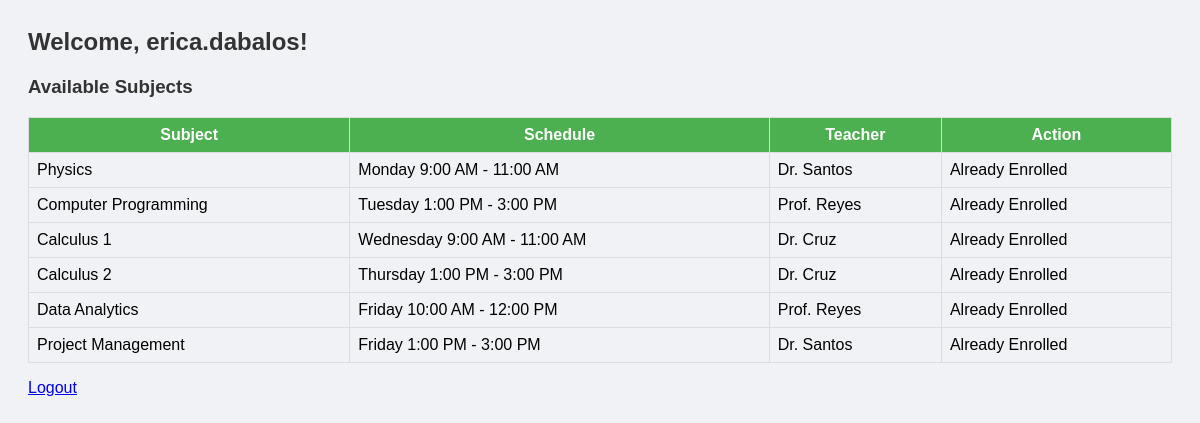
The page /dashboard/ (signed in) on the database its author committed.
### students/models.py (models this page shows, shortened)
class Subject(models.Model):
    name = models.CharField(max_length=100)
    schedule_day = models.CharField(max_length=20)      # e.g., Monday
    schedule_time = models.CharField(max_length=20)     # e.g., 10:00 AM - 12:00 PM
    teacher = models.ForeignKey(Teacher, on_delete=models.CASCADE)

class Teacher(models.Model):
    name = models.CharField(max_length=100)

### students/views.py (the view, shortened to what this page needs)
# urls.py: path('dashboard/', views.dashboard, name='dashboard'),
def dashboard(request):
    if not request.user.is_authenticated:
        return redirect('login')
    subjects = Subject.objects.all()
    enrolled_subjects = Enrollment.objects.filter(user=request.user).values_list('subject_id', flat=True)
    return render(request, 'students/dashboard.html', {
        "user": request.user,
        "subjects": subjects,
        "enrolled_subjects": enrolled_subjects
    })

### students/templates/students/dashboard.html (shortened to what this page needs)
{% load static %}
<link rel="stylesheet" href="{% static 'students/style.css' %}">
<h2>Welcome, {{ user.username }}!</h2>
<h3>Available Subjects</h3>
<form method="post">
  <table>
    <tr>
      <th>Subject</th>
      <th>Schedule</th>
      <th>Teacher</th>
      <th>Action</th>
    </tr>
    {% for subject in subjects %}
    <tr>
      <td>{{ subject.name }}</td>
      <td>{{ subject.schedule_day }} {{ subject.schedule_time }}</td>
      <td>{{ subject.teacher.name }}</td>
      <td>
        {% if subject.id in enrolled_subjects %}
          Already Enrolled
        {% else %}
          <button type="submit" name="subject_id" value="{{ subject.id }}">Enroll</button>
        {% endif %}
      </td>
    </tr>
    {% endfor %}
  </table>
</form>
<a href="{% url 'logout' %}">Logout</a>

### students/static/students/style.css (style rules this page uses)
h2, h3 { color: #333; }
table { width: 100%; border-collapse: collapse; margin-top: 10px; }
table th, table td { border: 1px solid #ddd; padding: 8px; }
table th { background-color: #4CAF50; color: white; }

### rows shown on the page
Subject: name "Physics", schedule_day "Monday", schedule_time "9:00 AM - 11:00 AM", teacher.name "Dr. Santos", shows "Already Enrolled"
Subject: name "Computer Programming", schedule_day "Tuesday", schedule_time "1:00 PM - 3:00 PM", teacher.name "Prof. Reyes", shows "Already Enrolled"
Subject: name "Calculus 1", schedule_day "Wednesday", schedule_time "9:00 AM - 11:00 AM", teacher.name "Dr. Cruz", shows "Already Enrolled"
Subject: name "Calculus 2", schedule_day "Thursday", schedule_time "1:00 PM - 3:00 PM", teacher.name "Dr. Cruz", shows "Already Enrolled"
Subject: name "Data Analytics", schedule_day "Friday", schedule_time "10:00 AM - 12:00 PM", teacher.name "Prof. Reyes", shows "Already Enrolled"
Subject: name "Project Management", schedule_day "Friday", schedule_time "1:00 PM - 3:00 PM", teacher.name "Dr. Santos", shows "Already Enrolled"

### other values the page prints
{{ user.username }} "erica.dabalos"
